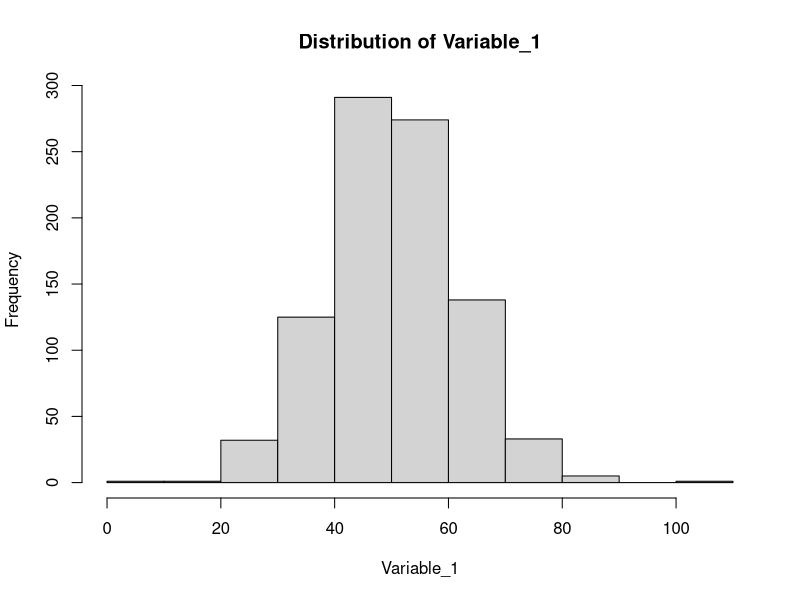
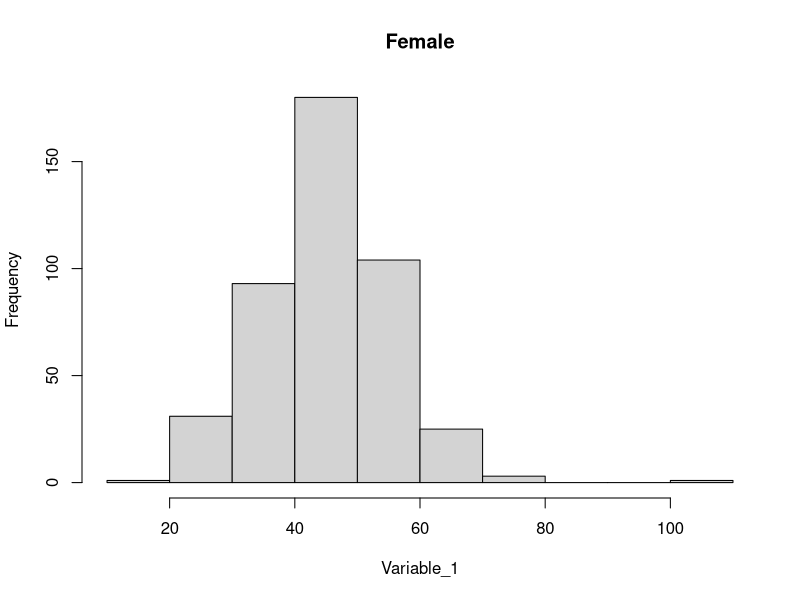
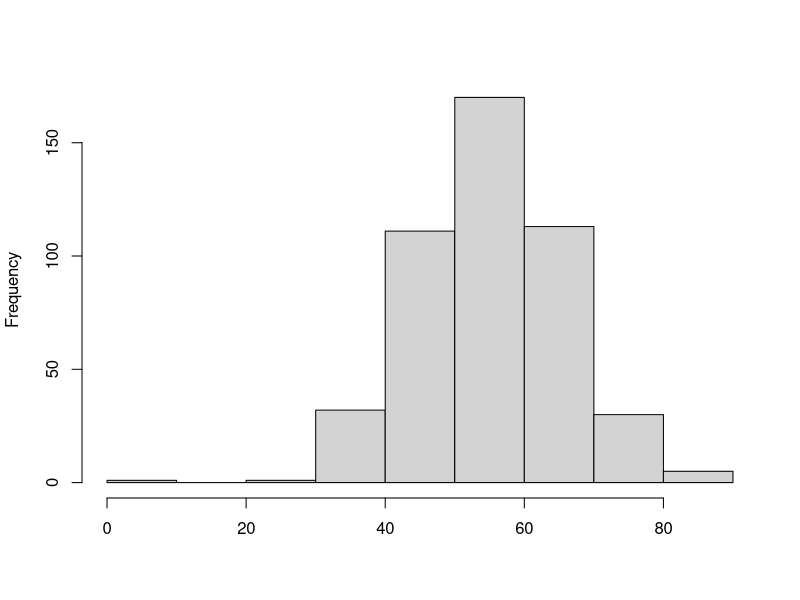
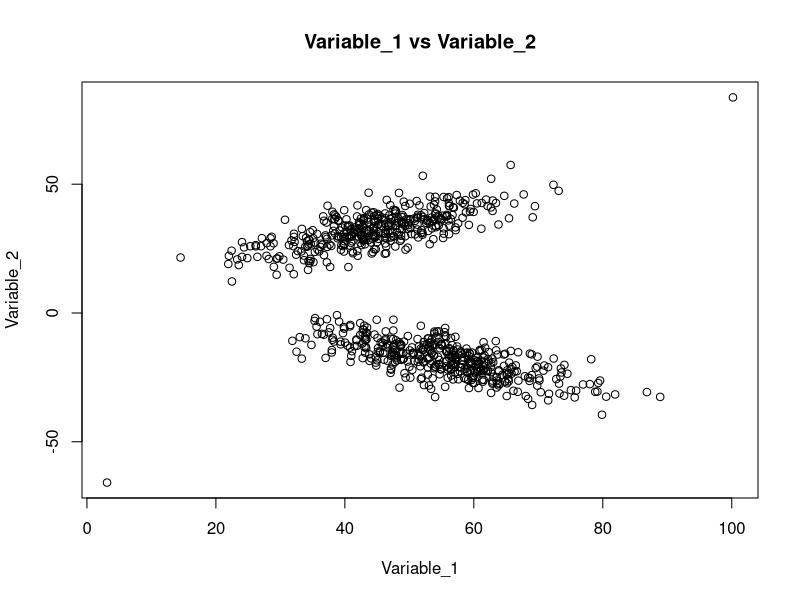
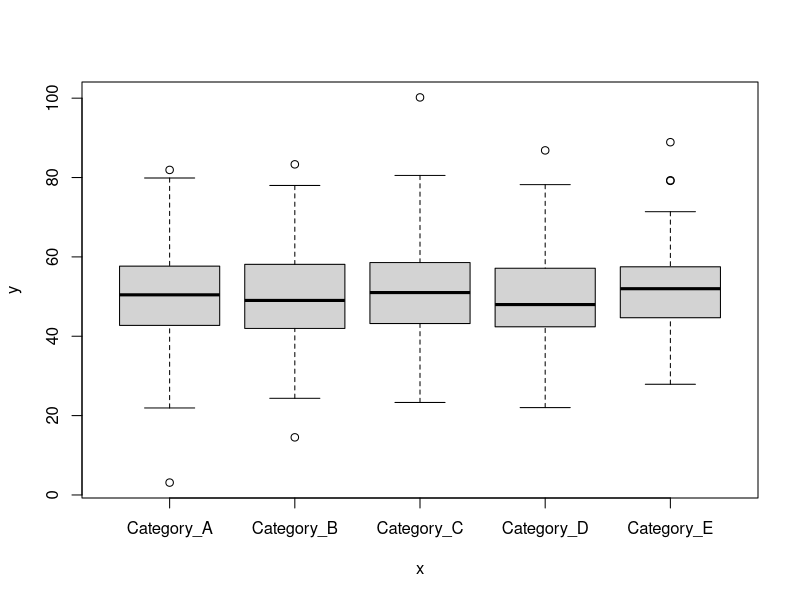
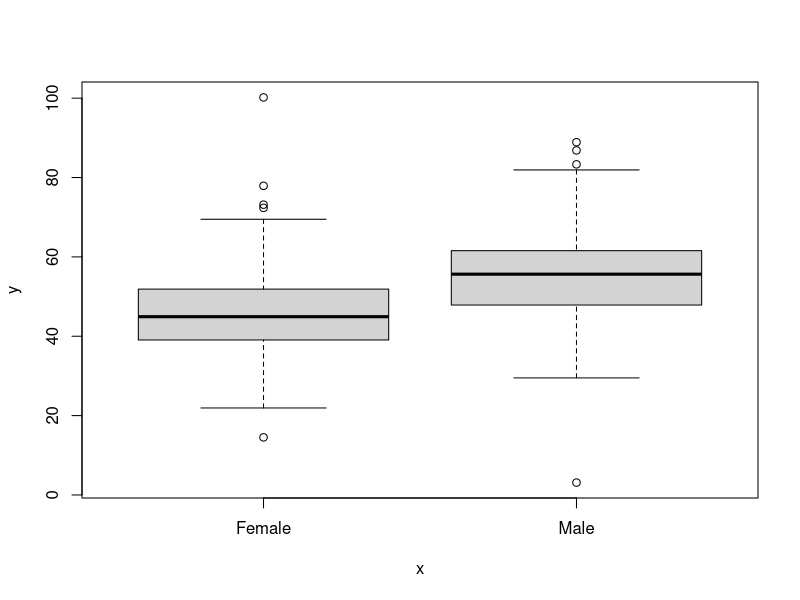
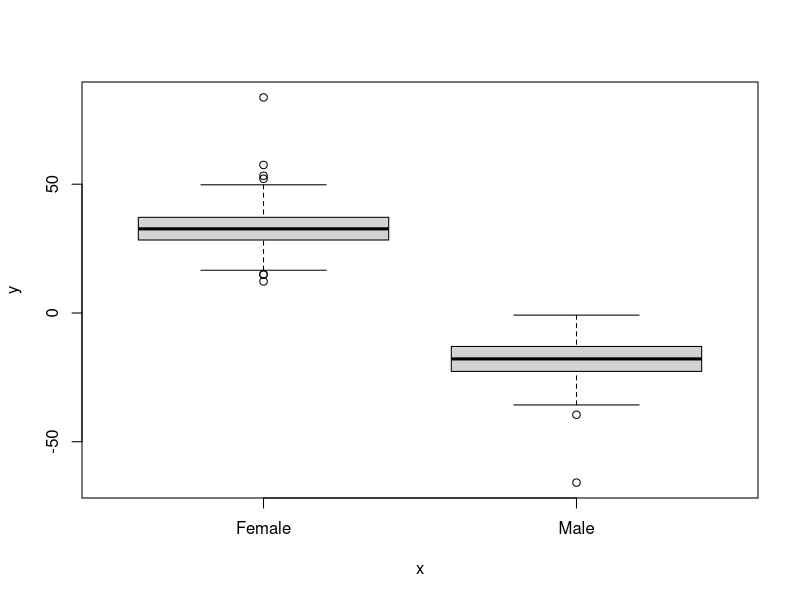
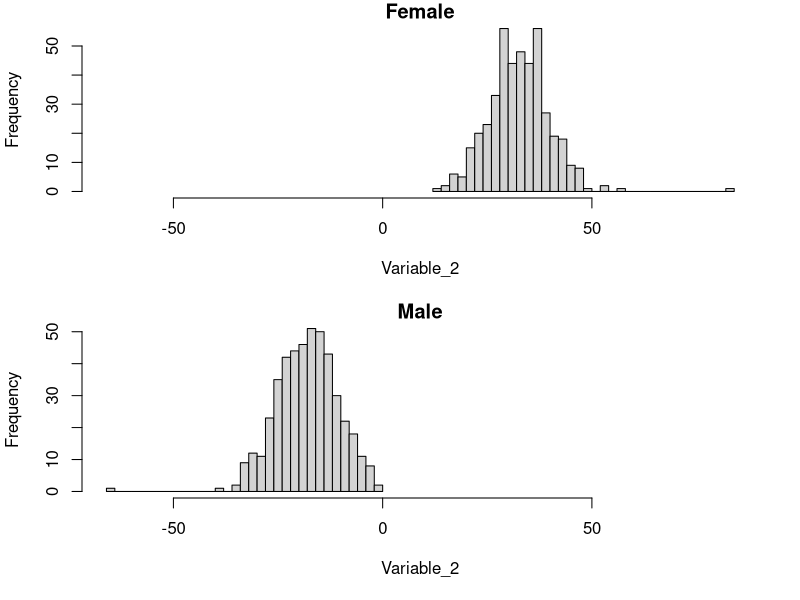

Source code (R) for these figures, in order:
## ---- chunk 1

## ---- chunk 2
# Function to generate the data
generate_dataset <- function(n, na_frac) {
  
  # Set seed for reproducibility
  set.seed(123)
  
  # Gender variable
  Gender <- sample(c('Male', 'Female'), n, replace = TRUE)
  
  # Continuous Variable 1 with shifted distribution between genders
  Variable_1 <- ifelse(Gender == 'Male', rnorm(n, mean = 55, sd = 10), rnorm(n, mean = 45, sd = 10))
  
  # Continuous Variable 2: negative correlation with Variable_1 for one of the sexes
  Variable_2 <- ifelse(Gender == 'Male', -0.5 * Variable_1 + rnorm(n, mean = 10, sd = 5),
                       0.5 * Variable_1 + rnorm(n, mean = 10, sd = 5))
  
  # Introduce NA values (10% of the data by default)
  Variable_1[sample(1:n, round(n*na_frac))] <- NA
  Variable_2[sample(1:n, round(n*na_frac))] <- NA
  
  # Introduce outliers
  Variable_1[c(n)] <- max(Variable_1, na.rm = T) + sd(Variable_1, na.rm = T)
  Variable_1[c(round(n)/2)] <- min(Variable_1, na.rm = T) - sd(Variable_1, na.rm = T)
  
  Variable_2[c(n)] <- max(Variable_2, na.rm = T) + sd(Variable_2, na.rm = T)
  Variable_2[c(round(n)/2)] <- min(Variable_2, na.rm = T) - sd(Variable_2, na.rm = T)   
  
  # Categorical variables with more levels for Spearman correlation
  Category_1 <- sample(c('Category_A', 'Category_B', 'Category_C', 'Category_D', 'Category_E'), n, replace = TRUE)
  Category_2 <- sample(c('Group1', 'Group2', 'Group3'), n, replace = TRUE)
  
  # Create data frame
  dataset <- data.frame(Variable_1, Variable_2, Category_1, Category_2, Gender)
  return(dataset)
}

n <- 1000 # Number of samples (observation). 
na_frac <- 0.1 # Introducing missing values in the dataset. 
dataset <- generate_dataset(n, na_frac = na_frac )
## ---- chunk 3
head(dataset)
dim(dataset)
## ---- chunk 4
mean_var1 <- mean(dataset$Variable_1)
mean_var2 <- mean(dataset$Variable_2)
mean_var1
mean_var2
## ---- chunk 5
n_na <- sum(is.na(dataset))
sprintf('There are %g missing values', n_na)
## ---- chunk 6
hist(dataset$Variable_1, main = 'Distribution of Variable_1', xlab = 'Variable_1')
## ---- chunk 7
dataset_f <- dataset[(dataset$Gender == 'Female'), ]
dataset_m <- dataset[(dataset$Gender == 'Male'), ]
hist(dataset_f$Variable_1, main = 'Female', xlab = 'Variable_1')
hist(dataset_m$Variable_1, main = '', xlab = '')
## ---- chunk 8
median_var1 <- median(dataset$Variable_1, na.rm = T)
median_var2 <- median(dataset$Variable_2, na.rm = T)
median_var1
median_var2
## ---- chunk 9
range_var1 <- range(dataset$Variable_1, na.rm = TRUE)
range_var2 <- range(dataset$Variable_2, na.rm = TRUE)
range_var1
range_var2
## ---- chunk 10
table(dataset$Category_1)
table(dataset[,c('Category_1', 'Category_2')])
table(dataset[,c('Category_1', 'Category_2', 'Gender')])
## ---- chunk 11
min_val <- min(dataset$Variable_1, na.rm = T)
q1 <- quantile(dataset$Variable_1, 0.25, na.rm = T)
median_val <- median(dataset$Variable_1, na.rm = T)
q3 <- quantile(dataset$Variable_1, 0.75, na.rm = T)
max_val <- max(dataset$Variable_1, na.rm = T)
print('Variable_1 range:')
c(min_val, q1, median_val, q3, max_val)

# Interqurtile: 
print('Interquartile:')
iqr_val1 <- q3 - q1
iqr_val1
# or
iqr_val1 <- IQR(dataset$Variable_1, na.rm = T)
iqr_val1 
## ---- chunk 12
sd_var1_f <- sd(dataset_f$Variable_1, na.rm = TRUE)
sd_var1_m <- sd(dataset_m$Variable_1, na.rm = TRUE)
sd_var1_f
sd_var1_m
## ---- chunk 13
var_var1_f <- var(dataset_f$Variable_1, na.rm = TRUE)
var_var1_m <- var(dataset_m$Variable_1, na.rm = TRUE)
var_var1_f
var_var1_m
## ---- chunk 14
pearson_correlation <- cor(dataset$Variable_1, dataset$Variable_2, use = 'complete.obs', method = "pearson")
pearson_correlation
## ---- chunk 15
plot(dataset$Variable_1, dataset$Variable_2, main = 'Variable_1 vs Variable_2', xlab = 'Variable_1', ylab = 'Variable_2')
## ---- chunk 16
# Spearman correlation for numerical variables
spearman_corr_numeric <- cor(dataset$Variable_1, dataset$Variable_2, use = "complete.obs", method = "spearman")

# Spearman correlation between numeric and categorical variables
spearman_corr_cat_var1 <- cor(as.numeric(as.factor(dataset$Category_1)), dataset$Variable_1, use = "complete.obs", method = "spearman")
spearman_corr_cat_var2 <- cor(as.numeric(as.factor(dataset$Category_1)), dataset$Variable_2, use = "complete.obs", method = "spearman")

spearman_corr_numeric
spearman_corr_cat_var1
spearman_corr_cat_var2

## ---- chunk 17
plot((as.factor(dataset$Category_1)), dataset$Variable_1)
## ---- chunk 18
cor_gender_var1 <- cor(as.numeric(as.factor(dataset$Gender)), dataset$Variable_1, use = 'complete.obs', method = 'spearman')
cor_gender_var2 <- cor(as.numeric(as.factor(dataset$Gender)), dataset$Variable_2, use = 'complete.obs', method = 'spearman')
cor_gender_var1
cor_gender_var2
## ---- chunk 19
plot((as.factor(dataset$Gender)), dataset$Variable_1)
## ---- chunk 20
plot(as.factor(dataset$Gender), dataset$Variable_2)
## ---- chunk 21
par(mfrow = c(2,1), mar = c(5, 4, 1, 2) + 0.1)
range_val <- c(min(dataset$Variable_2, na.rm = T), max(dataset$Variable_2, na.rm = T) )
hist(dataset_f$Variable_2, main = 'Female', xlab = 'Variable_2', xlim = range_val, breaks = 30)
hist(dataset_m$Variable_2, main = 'Male', xlab = 'Variable_2', xlim = range_val, breaks = 30)
